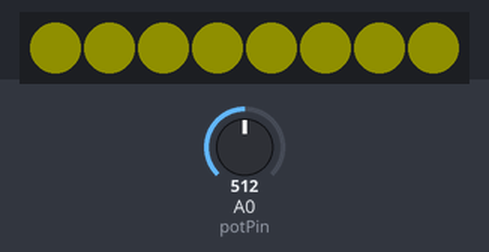
A sketch run on a simulated Arduino Uno, built with avr-gcc and run on an emulated ATmega328P. Shown: 8 RGB LEDs in strip order, left to right. The inputs (shaded band) are chosen by the test bench; at power-on: A0 (potPin) = 512. Dim RGB values are drawn brighter than linear.

Above: at 1.3 s.
1.4 s: A0 (potPin) set to 488
2.9 s: A0 (potPin) set to 469
At 4.0 s:
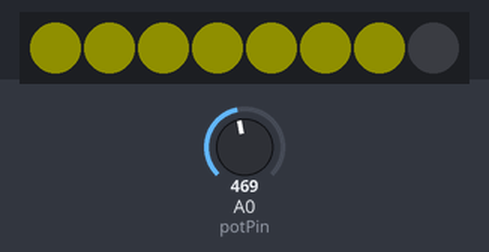
4.5 s: A0 (potPin) set to 62
At 5.2 s:
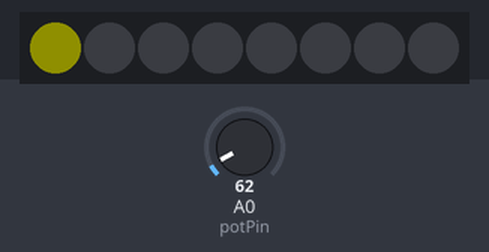
6.0 s: A0 (potPin) set to 54
At 6.4 s:
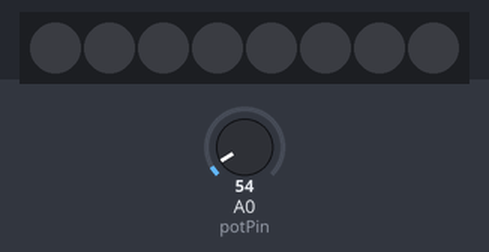
7.5 s: A0 (potPin) set to 511
At 8.7 s:
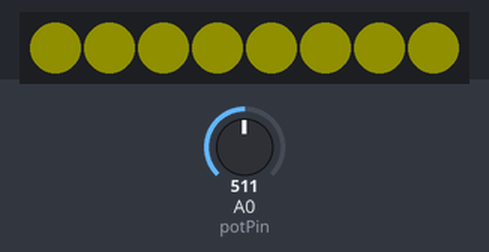
9.0 s: A0 (potPin) set to 0
At 10.0 s:
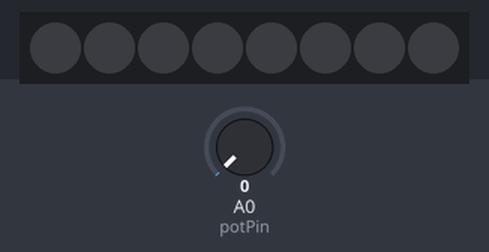
Timing chart, 0 to 11.5 s (numbered marks = the images above; inputs shaded):
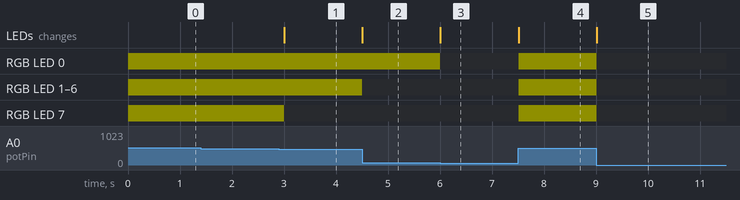

The sketch:

villanykapcsolfenyre.ino
```cpp
#include <Adafruit_NeoPixel.h>
#define PIN 6
#define LED_DB 8

Adafruit_NeoPixel ledSor(LED_DB, PIN, NEO_GRB + NEO_KHZ800);
int potPin = 0;

// C++ code
//
void setup()
{
  ledSor.begin();
}

void loop()
{
	int reading = analogRead(potPin);
	int numLEDSLit = reading / 60; //1023/9/2
	if (numLEDSLit > 8) numLEDSLit = 8;
	ledSor.clear();
	for(int i=0; i<numLEDSLit; i++) {
		ledSor.setPixelColor(i, ledSor.Color(15, 15, 0));
	}
	ledSor.show();
	delay(500);
}
```

Measured:
- the behaviour switches between 480 and 479 on A0 (potPin) (found by bisection; images 0 and 1)
- the behaviour switches between 60 and 59 on A0 (potPin) (found by bisection; images 2 and 3)
- after the input at 1.4 s, every drawn part: stays the same
- after the input at 2.9 s, RGB LED 7: RGB(15, 15, 0) → off after 0.11 s; the LEDs: change after 0.11 s (image 1)
- after the input at 4.5 s, RGB LED 1–6: RGB(15, 15, 0) → off at once; the LEDs: change at once (image 2)
- after the input at 6.0 s, RGB LED 0: RGB(15, 15, 0) → off at once; the LEDs: change at once (image 3)
- after the input at 7.5 s, RGB LED 0–7: off → RGB(15, 15, 0) at once; the LEDs: change at once (image 4)
- after the input at 9.0 s, RGB LED 0–7: RGB(15, 15, 0) → off at once; the LEDs: change at once (image 5)
